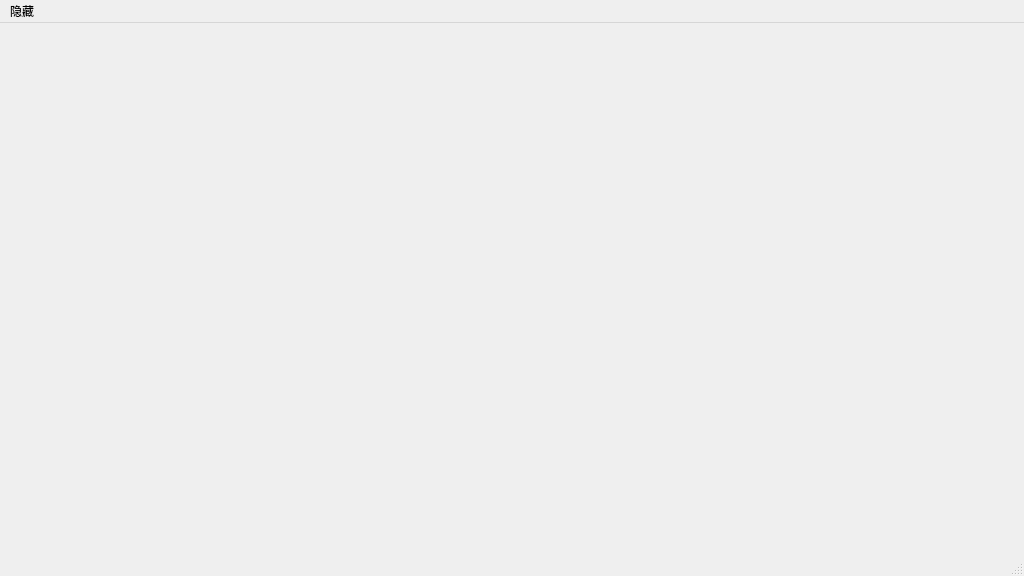
<?xml version="1.0" encoding="UTF-8"?>
<ui version="4.0">
 <class>soulplace</class>
 <widget class="QMainWindow" name="soulplace">
  <property name="geometry">
   <rect>
    <x>0</x>
    <y>0</y>
    <width>1024</width>
    <height>576</height>
   </rect>
  </property>
  <property name="windowTitle">
   <string>MainWindow</string>
  </property>
  <widget class="QWidget" name="centralwidget"/>
  <widget class="QMenuBar" name="menubar">
   <property name="geometry">
    <rect>
     <x>0</x>
     <y>0</y>
     <width>1024</width>
     <height>25</height>
    </rect>
   </property>
   <widget class="QMenu" name="menuenter">
    <property name="title">
     <string>隐藏</string>
    </property>
    <addaction name="actionenter"/>
   </widget>
   <addaction name="menuenter"/>
  </widget>
  <widget class="QStatusBar" name="statusbar"/>
  <action name="actionjinru">
   <property name="text">
    <string>进入灵魂圣殿</string>
   </property>
  </action>
  <action name="actionenter">
   <property name="text">
    <string>进入灵魂圣殿</string>
   </property>
  </action>
 </widget>
 <resources/>
 <connections/>
</ui>
